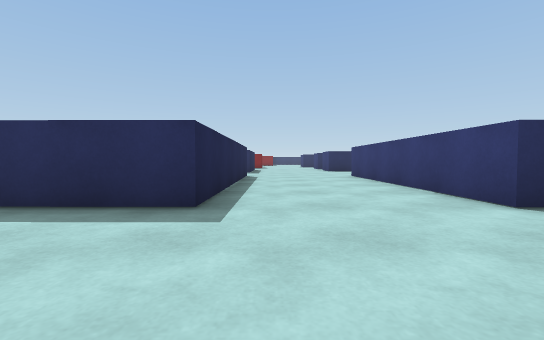
view 1 (above)

17 first-person views from a walk through a scene from a Unity 3-D project. The camera is 0.55 m above the floor, tilts 2° down and sees 90° across. The floor is counted in squares, 1 m on a side. Each view is taken from the middle of a square. On the plan, view 1 faces up. The plan holds only what a view shows up to about 9 squares ahead; the rest is blank. The place goes on beyond the plan. The player is left out. Surface patterns are stand-ins for the level's own textures.

view 2
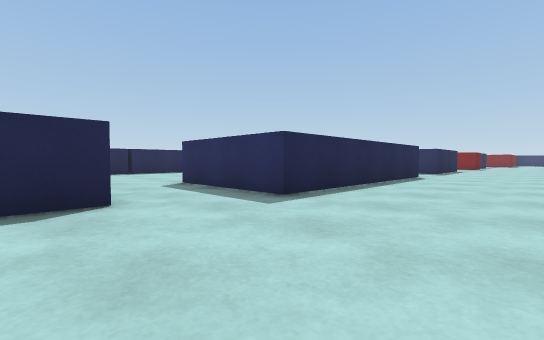

view 3
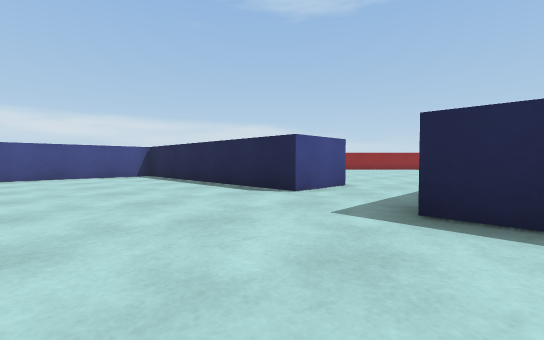

view 4
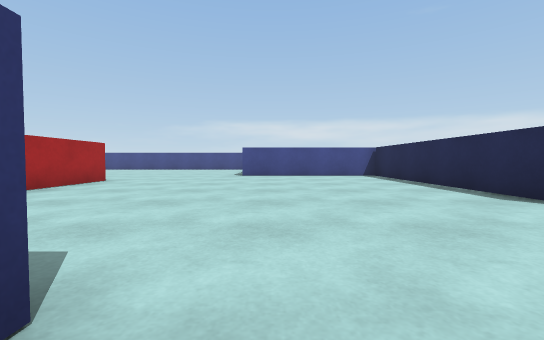

view 5
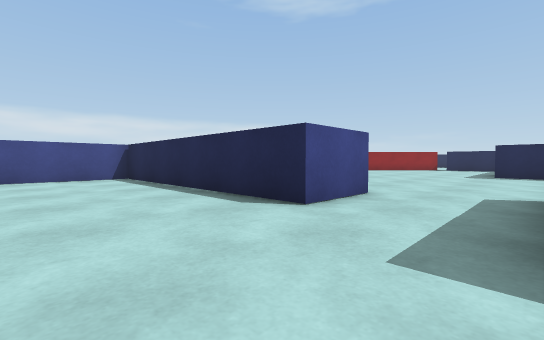

view 6
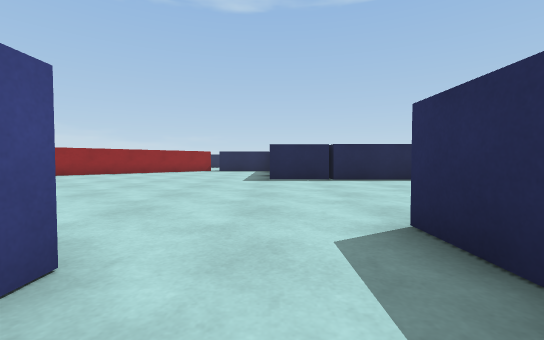

view 7
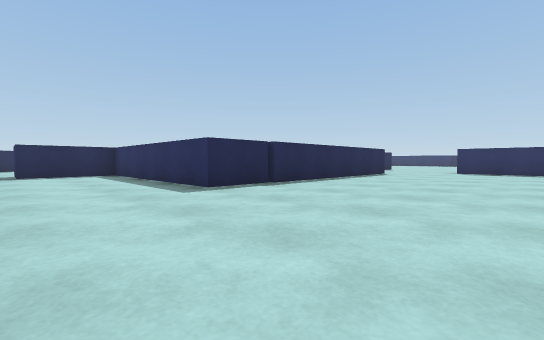

view 8
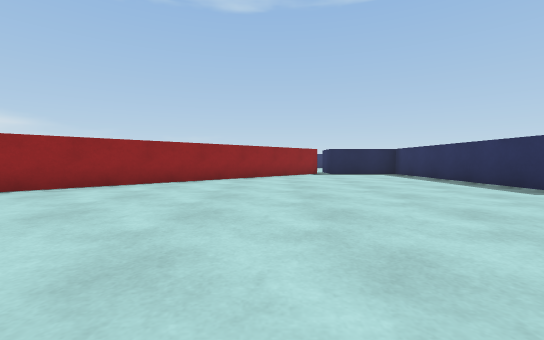

view 9
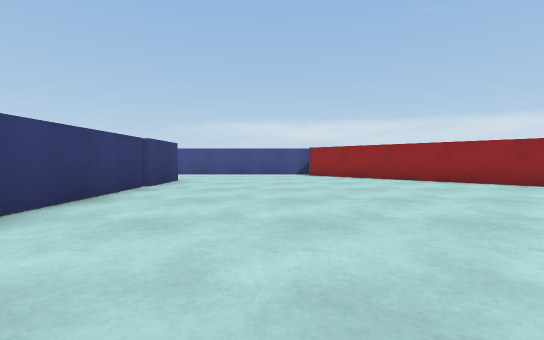

view 10
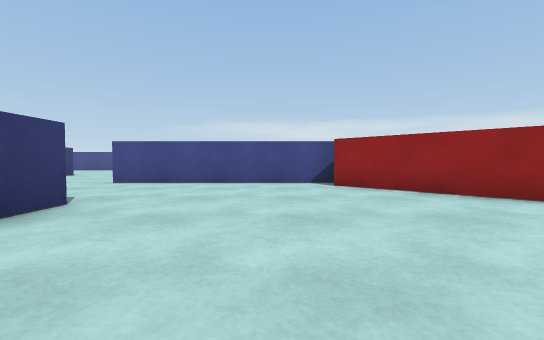

view 11
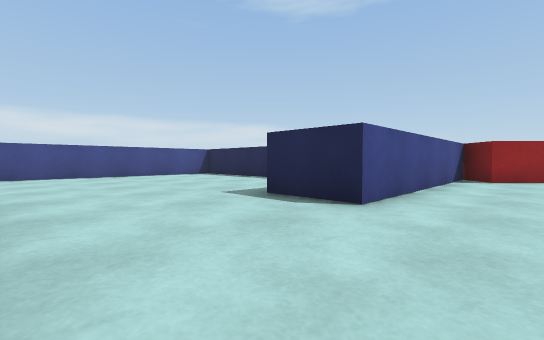

view 12
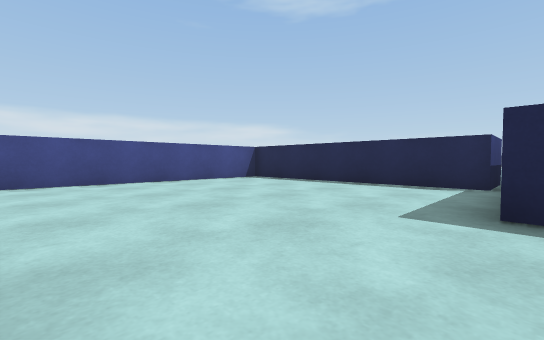

view 13
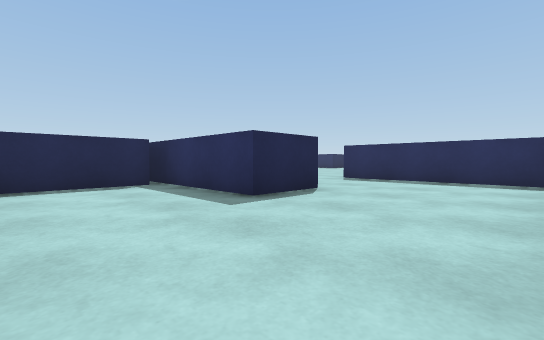

view 14
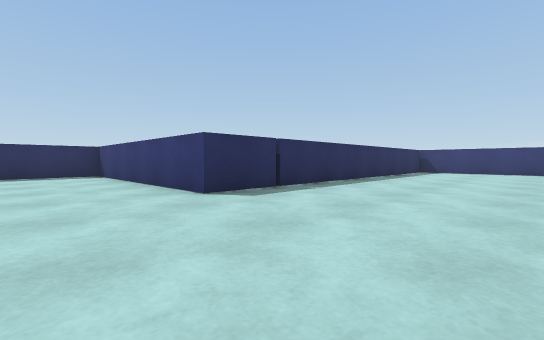

view 15
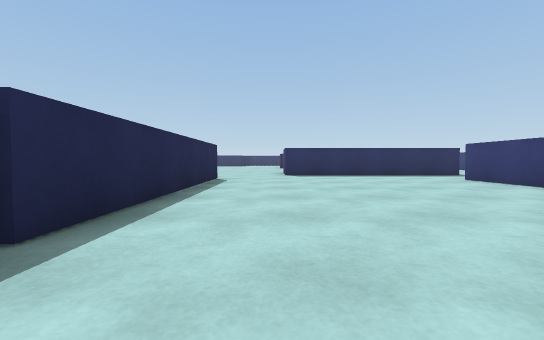

view 16
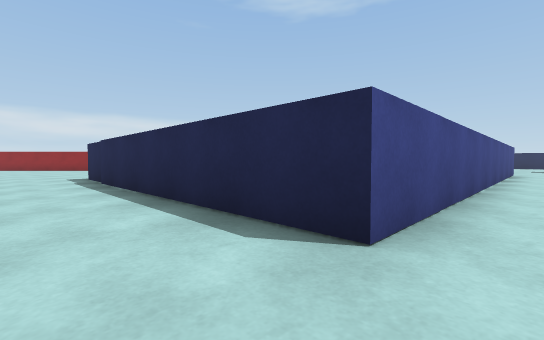

view 17
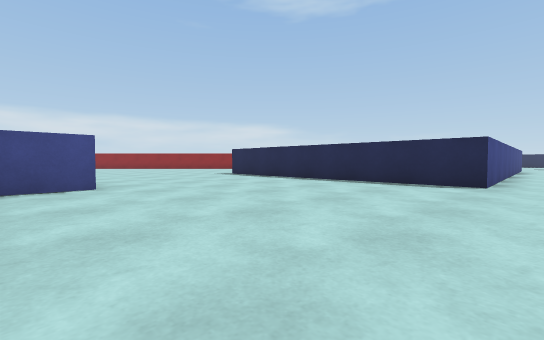

### Floor plan
Points are (right, up) in squares from view 1. A wall is a line through its corners. A room is listed if a view was taken in it or the views show most of it. See-through windows are left out.
Room 1 (views 1, 2, 3, 4, 5, 6)
walls: (2.8, 3) (2.8, 9); (-3.4, 0.9) (-1.7, 0.9) (-1.7, -5.7) (2, -5.7); (-0.9, 9.6) (-0.9, 3.1) (-4.2, 3.1)
ways out: opening at (-2.5, 2.5) to room 2; opening at (-1.5, 10.5) to room 2
Room 2 (views 7, 8, 9, 10, 11, 12, 13, 14, 15, 16, 17)
walls: (-14.1, -3.1) (-7.3, -9.9) (-8, -10.6) (-2.1, -10.6) (-2.1, -12.3) (-6.2, -12.3); (1.1, -7.4) (-3.3, -7.4) (-3.3, -2.6); (-4.2, 5.2) (-2.9, 5.2); (-5.2, -12.7) (-5.2, -18.6); (-15.8, 1) (-15.8, -0.7); (-2.6, 7.4) (-2.6, 9.8); (3.5, -14.1) (1.4, -14.1) (1.4, -7.6); (-4.9, -19) (1.1, -19); (-20, 10.2) (-9.7, 10.2) (-9.7, 1.9) (-14.9, 1.9)
ways out: opening at (-2.5, 2.5) to room 1; opening at (-1.5, 10.5) to room 1; opening at (-16.5, -1)

Where each view was taken, in squares from view 1:
view 1: 0 up, 0 right, facing up
view 2: 0 up, 2 right, facing up-left
view 3: 4 up, 2 right, facing down-left
view 4: 4 up, 2 right, facing down
view 5: 3 up, 1 right, facing down-left
view 6: 2 up, 2 left, facing left
view 7: 1 down, 5 left, facing up-left
view 8: 3 down, 5 left, facing left
view 9: 0 up, 6 left, facing down
view 10: 4 down, 6 left, facing down
view 11: 9 down, 1 right, facing down-left
view 12: 12 down, 1 right, facing down-left
view 13: 15 down, 1 right, facing up-left
view 14: 18 down, 1 left, facing up-right
view 15: 2 up, 8 left, facing up
view 16: 11 up, 8 left, facing down-left
view 17: 11 up, 3 left, facing down-left
